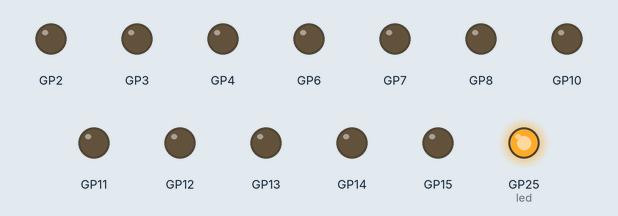
Simulated run of this program. Board: Raspberry Pi Pico running MicroPython. On the bench: output pins drawn as LEDs (lit = HIGH). What the program prints to the serial console is not drawn.

Above: at 13.25 s.
At 14.15 s:
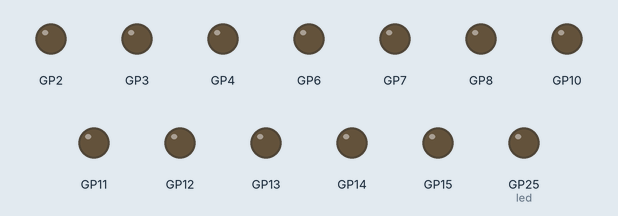
Timing chart, 0 to 16.2 s (numbered marks = the images above):
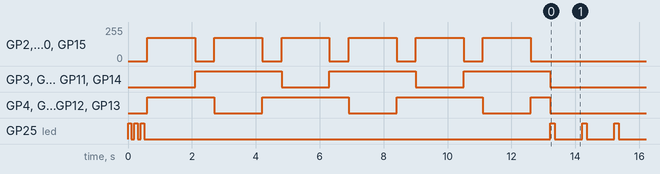

The program:

picotest.py
```python
# main.py — Test autónomo de motores (L298N) usando Config.py
from machine import Pin, PWM
import time
from config import Config

# =======================
# CLASE MOTOR L298N
# =======================
class Motor:
    def __init__(self, in1, in2, pwm_pin, invert=False):
        self.in1 = Pin(in1, Pin.OUT, value=0)
        self.in2 = Pin(in2, Pin.OUT, value=0)
        self.pwm = PWM(Pin(pwm_pin))
        self.pwm.freq(Config.MOTOR_PWM_FREQ)
        self.pwm.duty_u16(0)
        self.invert = invert

    def _apply(self, forward, duty):
        duty = max(0, min(65535, duty))
        if self.invert:
            forward = not forward
        if forward:
            self.in1.value(1)
            self.in2.value(0)
        else:
            self.in1.value(0)
            self.in2.value(1)
        self.pwm.duty_u16(duty)

    def forward(self, duty=40000):
        self._apply(True, duty)

    def reverse(self, duty=40000):
        self._apply(False, duty)

    def brake(self):
        self.in1.value(1)
        self.in2.value(1)
        self.pwm.duty_u16(0)

    def stop(self):
        self.in1.value(0)
        self.in2.value(0)
        self.pwm.duty_u16(0)


# =======================
# UTILIDADES
# =======================
def led_blink(n=3, t=0.1):
    try:
        led = Pin("LED", Pin.OUT)
        for _ in range(n):
            led.on(); time.sleep(t)
            led.off(); time.sleep(t)
    except:
        pass


# =======================
# SECUENCIA DE PRUEBA
# =======================
def test_motors():
    led_blink()
    motors = {}
    for name, (in1, in2, pwm, inv) in Config.MOTORS.items():
        motors[name] = Motor(in1, in2, pwm, inv)

    duty = 45000
    delay = 1.5

    for i in range(3):
        print(f"🔹 Ciclo {i+1}/3: Avance")
        for m in motors.values():
            m.forward(duty)
        time.sleep(delay)

        print("🔹 Freno")
        for m in motors.values():
            m.brake()
        time.sleep(0.6)

        print("🔹 Reversa")
        for m in motors.values():
            m.reverse(duty)
        time.sleep(delay)

        print("🔹 Freno")
        for m in motors.values():
            m.brake()
        time.sleep(0.6)

    # Detener todo
    for m in motors.values():
        m.stop()
    print("✅ Prueba completada")
    while True:
        led_blink(n=1, t=0.15)
        time.sleep(0.7)


# =======================
# EJECUCIÓN PRINCIPAL
# =======================
if __name__ == "__main__":
    test_motors()
```

config.py
```python
# config.py
class Config:
    # ================= UART Jetson <-> Pico =================
    UART_ID = 0
    UART_BAUDRATE = 115200
    UART_TX_PIN = 17  # TX net en tu PCB -> GP17
    UART_RX_PIN = 16  # RX net en tu PCB -> GP16

    # ================= Motores (L298N) =================
    # Formato: (IN1, IN2, PWM, invert)
    # OJO: FL/FR/RL/RR puede requerir re-mapeo según tu cableado real
    MOTORS = {
        "FL": (4, 3, 2,  False),  # Motor 1: AIN1=GP7, AIN2=GP8, PWMA=GP6
        "FR": (8, 7, 6,  False),   # Motor 2: BIN1=GP3, BIN2=GP4, PWMB=GP2
        "RL": (12, 11, 10, False), # Motor 3: CIN1=GP13, CIN2=GP14, PWMC=GP15
        "RR": (13, 14, 15, False),  # Motor 4: DIN1=GP11, DIN2=GP12, PWMD=GP10
    }

    MOTOR_PWM_FREQ = 1000
    LOOP_HZ = 20
    LOOP_DELAY = 1 / LOOP_HZ
    FAILSAFE_MS = 2000

    # ================= Servos =================
    SERVO1_PIN = 19  # SERVO1 net -> GP19
    SERVO2_PIN = 18  # SERVO2 net -> GP18

    SERVO_MIN_US = 500
    SERVO_MAX_US = 2500

    # ================= Ultrasonido =================
    TRIG_PIN = 20     # TRIG net -> GP20
    ECHO_PIN = 21     # ECHO net -> GP21
    US_TIMEOUT_US = 30000

    # ================= IMU (MPU-6050 por I2C) =================
    I2C_ID = 1
    IMU_SDA = 26      # SDA net -> GP26
    IMU_SCL = 27      # SCL net -> GP27
    I2C_FREQ = 400000
```

Measured:
- by itself, GP25 (led): HIGH → LOW at 0.10 s, → HIGH 0.10 s later, → LOW 0.10 s later, → HIGH 0.10 s later, … (59 changes in this stretch)
